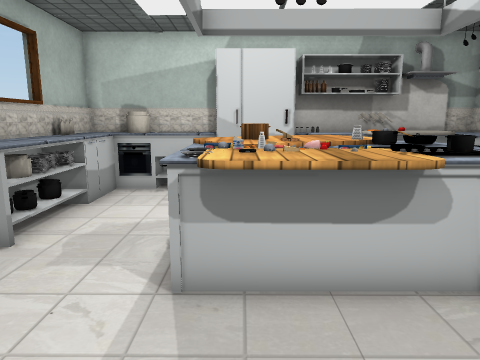
view 1 (above)

14 first-person views from a walk through a scene from a Unity 3-D project. The camera is 1.3 m above the floor, tilts 10° down and sees 70° across. The floor is counted in squares, 0.5 m on a side. Each view is taken from the middle of a square. On the plan, view 1 faces up. The plan holds only what a view shows up to about 20 squares ahead; the rest is blank. The place goes on beyond the plan. The player character is not drawn. Door leaves are left out, so doorways stand open. Some surface patterns are stand-ins.

view 2
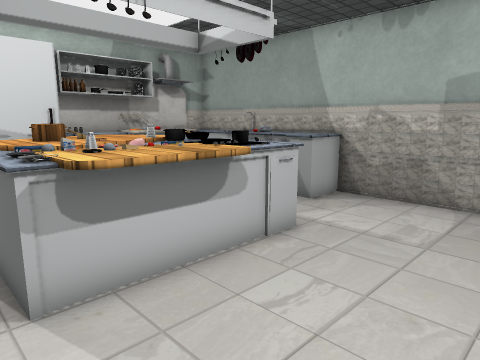

view 3
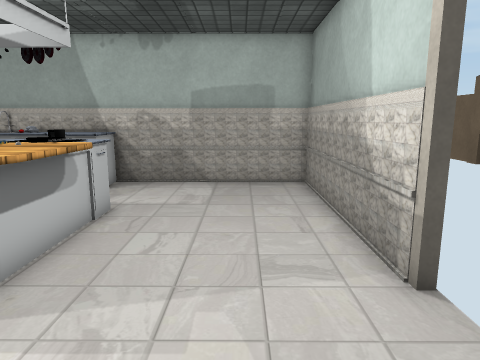

view 4
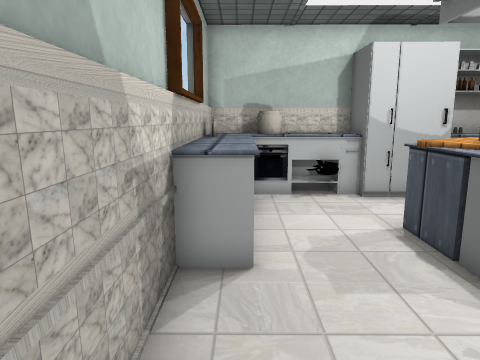

view 5
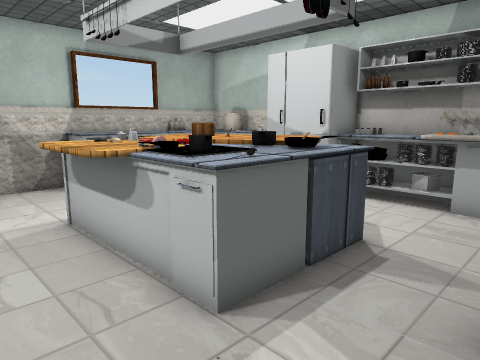

view 6
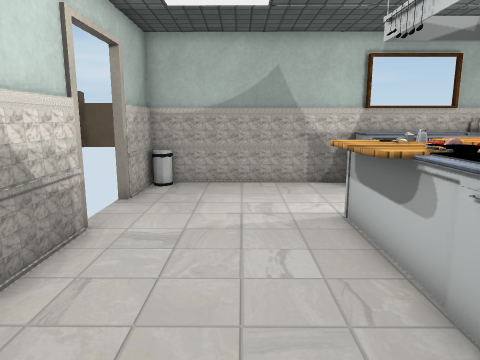

view 7
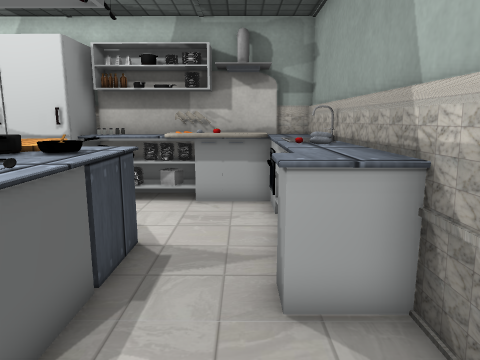

view 8
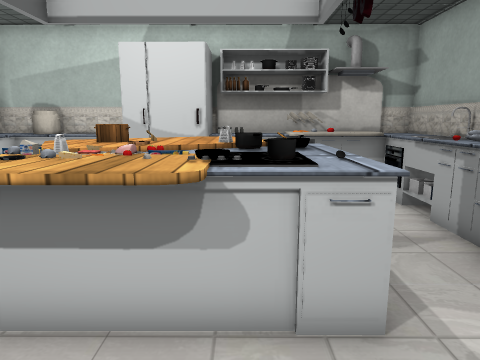

view 9
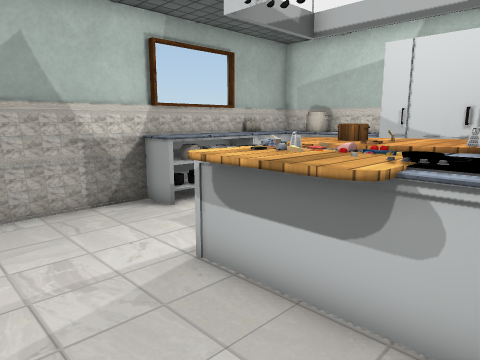

view 10
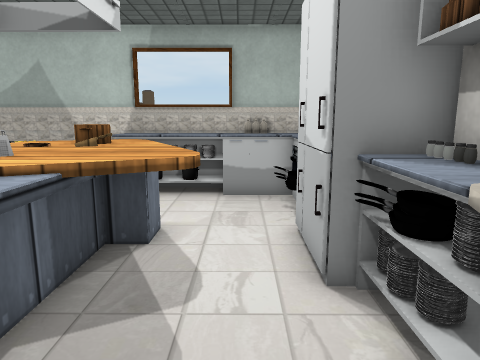

view 11
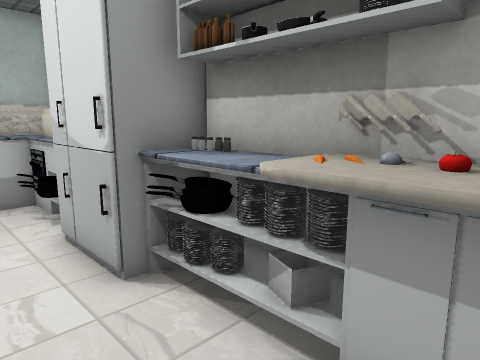

view 12
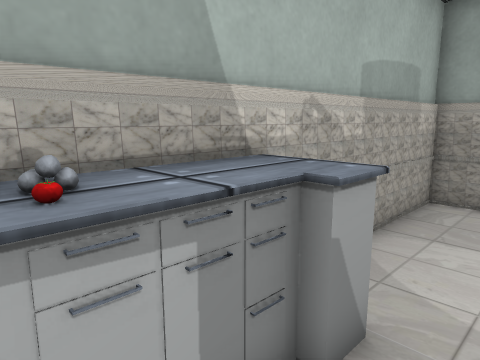

view 13
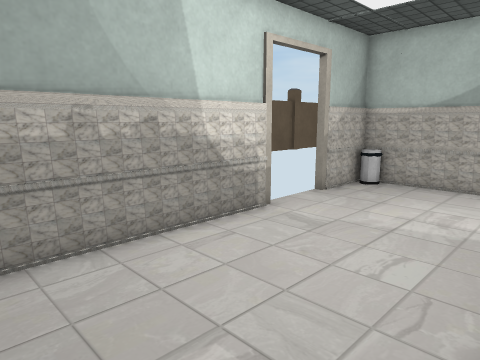

view 14
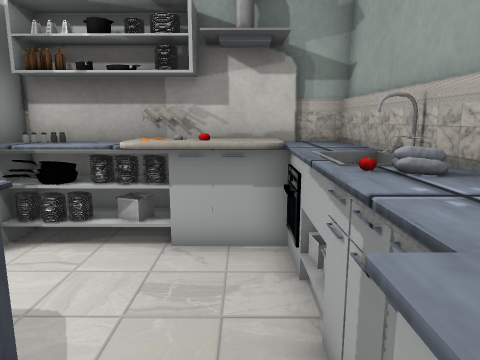

### Floor plan
Key: @ floor where view 1 was taken; # wall or solid block; . floor; D open door; = window, fence, low wall or low ledge; ^ raised ledge; E oven; C cheese; O other object.
Columns run from 6 left of view 1 to 10 right of it. Each row starts with its distance up from view 1.
 14 #^##^# O#O#OOO#^#
 13 ^^O^^OOO#O^OOOO^#
 12 O^E=OOOOO..OOOE^#
 11 O^............^^#
 10 #^.....OOO....^^#
  9 #^...OOOOOOO..OO#
  8 #^...OOOOOOO..^^#
  7 #^...O OO OO..^^#
  6 #....OOOO^OO..^^#
  5 #....#OCOOOO...##
  4 #.....^^^......##
  3 #..............#
  2 #..............#
  1 #..............#
  0 #.....@........#
 -1 #=.............#
 -2 ###DDDD#########

Where each view was taken, in squares from view 1:
view 1: 0 up, 0 right, facing up
view 2: 0 up, 2 left, facing up-right
view 3: 1 up, 5 left, facing right
view 4: 1 up, 5 left, facing up
view 5: 2 up, 8 right, facing up-left
view 6: 2 up, 8 right, facing left
view 7: 2 up, 7 right, facing up
view 8: 1 up, 3 right, facing up
view 9: 1 up, 4 right, facing up-left
view 10: 11 up, 7 right, facing left
view 11: 10 up, 7 right, facing up-left
view 12: 10 up, 6 right, facing down-right
view 13: 5 up, 8 right, facing down-left
view 14: 6 up, 7 right, facing up
